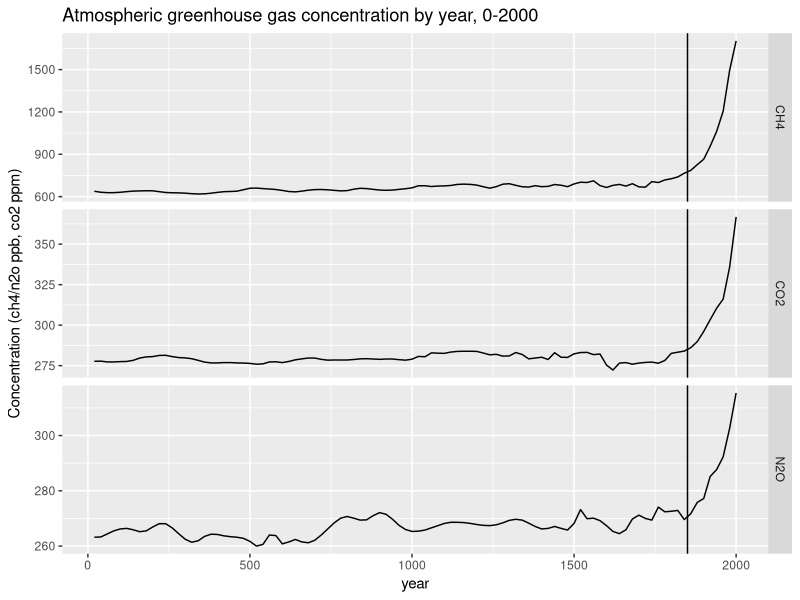
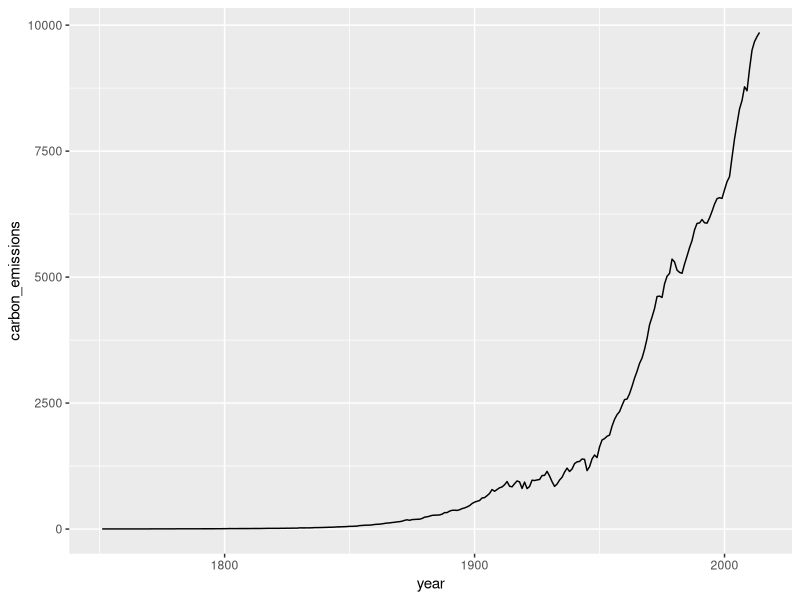
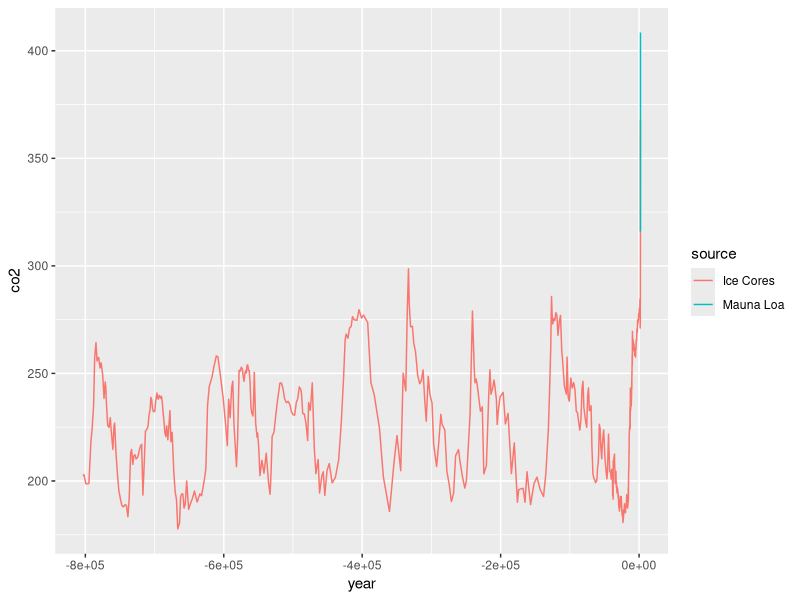
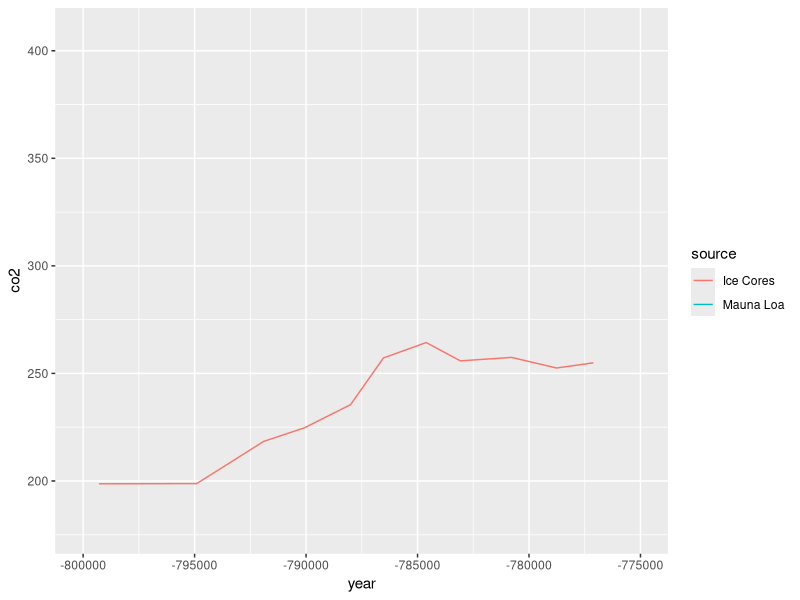
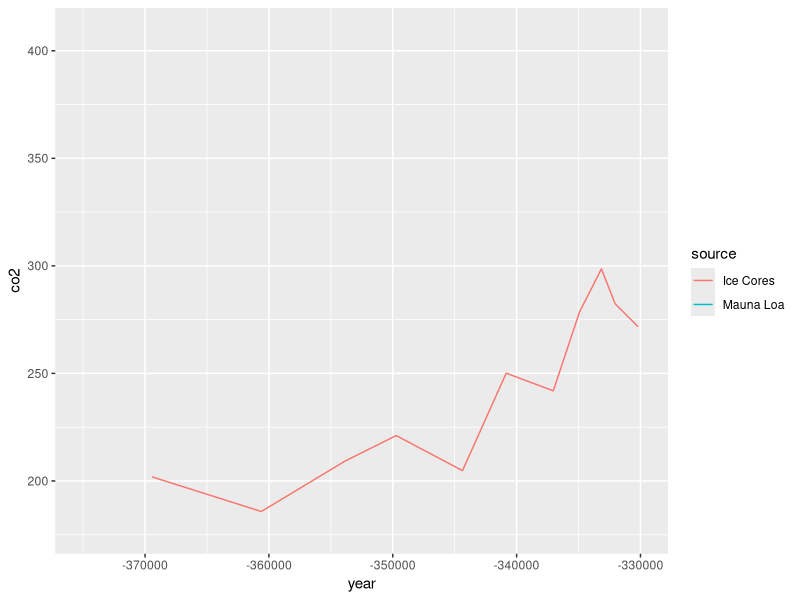
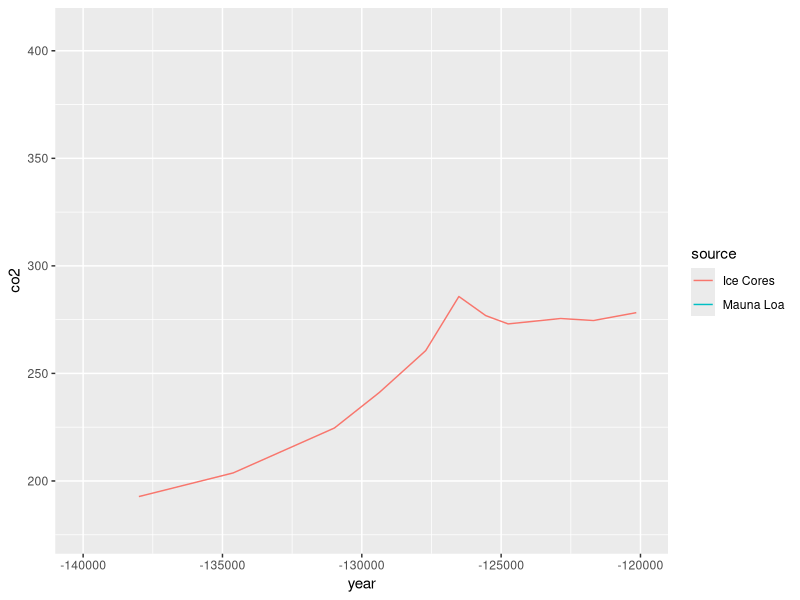
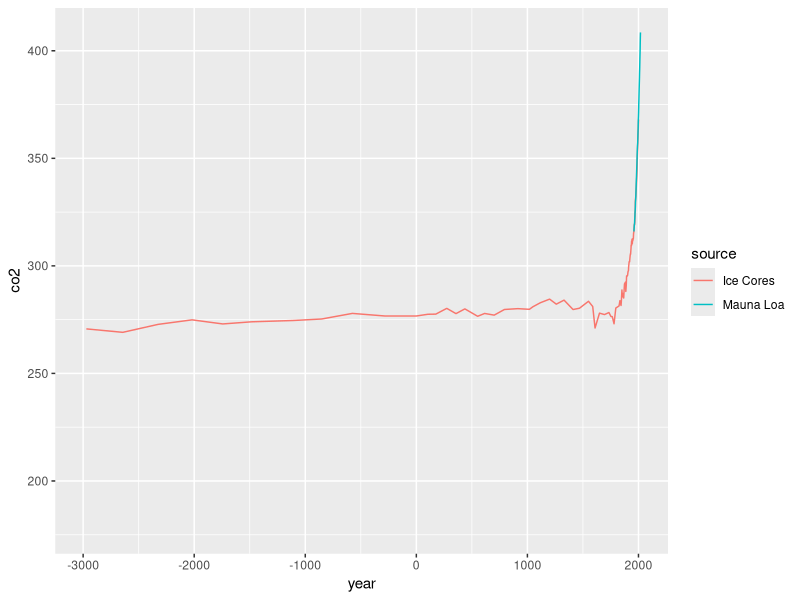

R code for these plots, in order:
library(tidyverse)
library(dslabs)
data(temp_carbon)
data(greenhouse_gases)
data(historic_co2)

# Question 8
greenhouse_gases %>%
  ggplot(aes(year, concentration)) +
  geom_line() +
  facet_grid(gas~., scales = "free") +
  geom_vline(aes(xintercept = 1850)) +
  ylab("Concentration (ch4/n2o ppb, co2 ppm)") +
  ggtitle("Atmospheric greenhouse gas concentration by year, 0-2000")

# Question 10
temp_carbon %>% filter(!is.na(carbon_emissions)) %>% ggplot(aes(year, carbon_emissions)) +
  geom_line()

# Question 11
co2_time <- historic_co2 %>% filter(!is.na(co2)) %>% ggplot(aes(year, co2, col = source)) +
  geom_line()
co2_time

# Question 12
co2_time + xlim(-800000, -775000)
co2_time + xlim(-375000, -330000)
co2_time + xlim(-140000, -120000)
co2_time + xlim(-3000, 2018)
